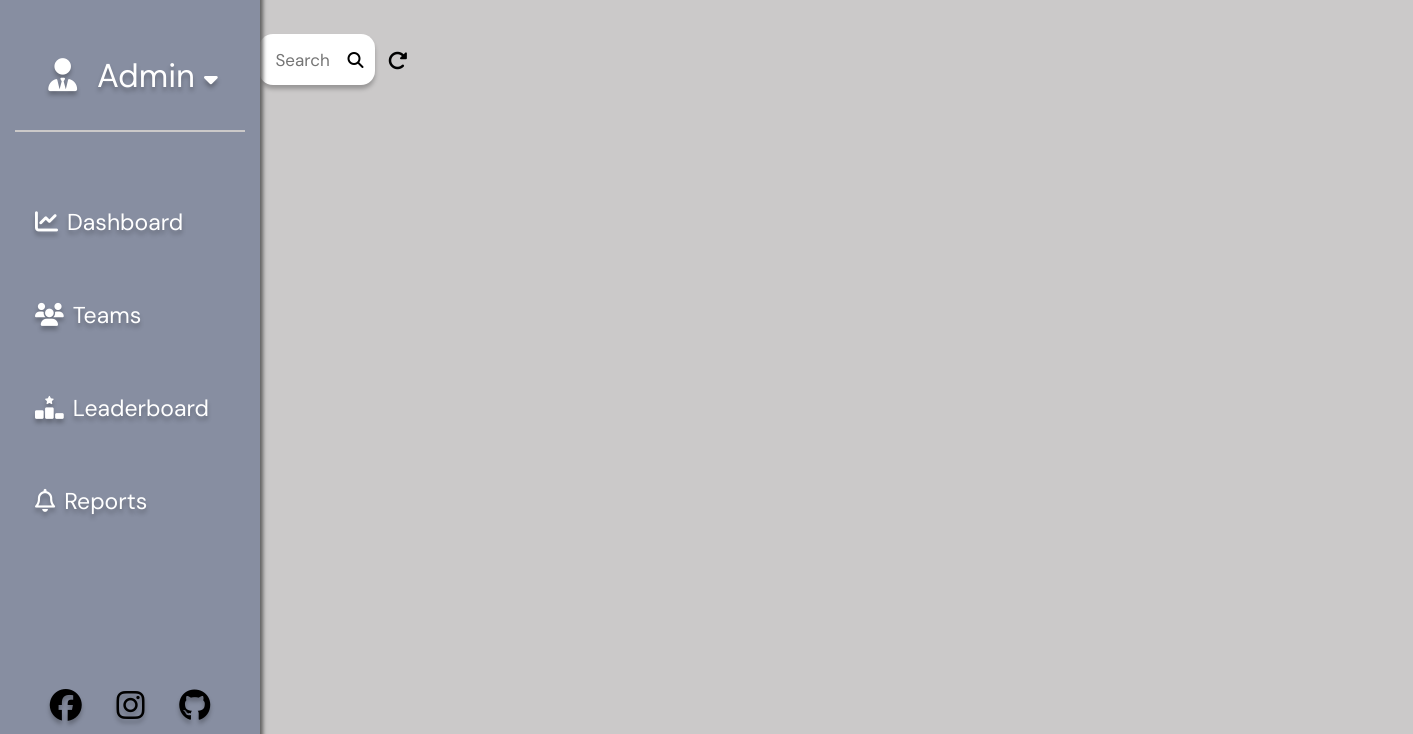
The page /teams/ on the database as committed earlier.
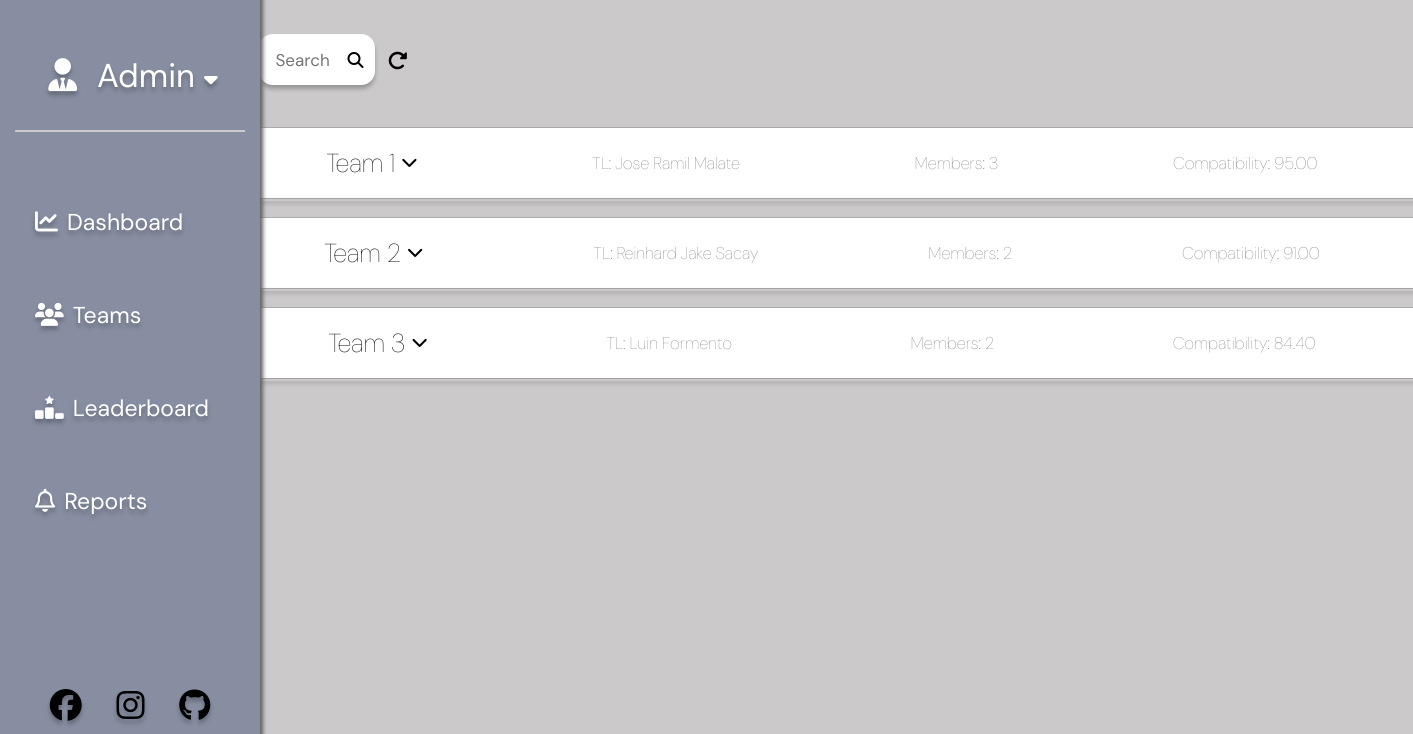
The same page on the database as committed later.
### qtb_app/models.py (models this page shows, shortened)
class BaseModel(models.Model):
    created_at = models.DateTimeField(auto_now_add=True, db_index=True,)
    updated_at = models.DateTimeField(auto_now=True)
    objects = models.Manager()
    class Meta:
        abstract = True

class Team(BaseModel):
    team_leader = models.ForeignKey(Employee, null=True, blank=True, on_delete=models.CASCADE)
    performance_rating = models.DecimalField(max_digits=5, decimal_places=2)
    compatibility_rating = models.DecimalField(max_digits=5, decimal_places=2)
    task = models.ForeignKey(Task, null=True, blank=True, on_delete=models.CASCADE)

class Employee(BaseModel):
    name = models.CharField(max_length=100)
    age = models.IntegerField()
    email = models.EmailField(max_length=100)
    phone_num = PhoneField(blank=True)
    team_id = models.ForeignKey('Team', null=True, blank=True, on_delete=models.CASCADE)

### qtb_app/views.py (the view)
# urls.py: path('teams/', views.team_list, name='teams-view'),
def team_list(request):
    teams = Team.objects.all()
    search_query = request.GET.get('search', '')
    if 'refresh' in request.GET:
        search_query = ''
    team_data = []
    for team in teams:
        team_leader_match = team.team_leader.name.lower().find(search_query.lower()) != -1
        team_id_match = str(team.id).find(search_query) != -1
        member_name_match = Employee.objects.filter(
            team_id=team.id,
            name__icontains=search_query
        ).exists()
        if search_query and not (team_leader_match or team_id_match or member_name_match):
            continue
        team_data.append({
            'team': team,
            'team_leader': team.team_leader,
            'members': Employee.objects.filter(team_id=team.id),
        })
    context = {
        'teams': team_data,
    }
    return render(request, 'pages/team_page.html', context)

### qtb_app/templates/pages/team_page.html (shortened to what this page needs)
{% extends 'base.html' %}
{% load static %}
{% block content %}
    <div class="button-container">
        <form action="{% url 'teams-view' %}" class="search-form" id="search-form" method="GET">
            <input type="search" name="search" placeholder="Search" class="search-container"><i class="fa-solid fa-magnifying-glass" id="submit-icon"></i>
        </form>
        <form action="#" class="refresh-form" method="GET">
            <button type="submit" class="refresh-button"></button>
        </form>
    </div>
    {% for data in teams %}
        <button class="team-crumb collapsible" onclick="changeChevron(this)">
            <p class="mediumtxt">Team {{ data.team.id }}<i class="fa-chevron-down fa-solid fa-2xs"></i></p>
            <p class="smalltxt gray">TL: {{ data.team_leader.name }}</p>
            <p class="smalltxt gray">Members: {{ data.members|length|add:1 }}</p>
            <p class="smalltxt gray">Compatibility: {{ data.team.compatibility_rating }}</p>
        </button>
        <div class="crumb-overlay scrollable">
            <table class="table-overlay">
                <thead>
                    <tr>
                        <th>ID</th>
                        <th>Name</th>
                        <th>Age</th>
                        <th>Email</th>
                        <th>Phone Number</th>
                    </tr>
                </thead>
            </table>
        </div>
    {% endfor %}
{% endblock %}

Rows that differ between the two databases and show on the page:
added Team: team.id "1", team_leader.name "Jose Ramil Malate", members|length "3", team.compatibility_rating "95.00"
added Team: team.id "2", team_leader.name "Reinhard Jake Sacay", members|length "2", team.compatibility_rating "91.00"
added Team: team.id "3", team_leader.name "Luin Formento", members|length "2", team.compatibility_rating "84.40"
